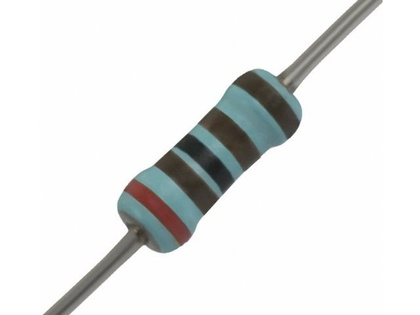
%> input picture Axel/images/resistance_5bandes.jpg, 420 x 315 px, shrunk from 640 x 480 before the run
$ octave --eval "result = rotate(imread('images/resistance_5bandes.jpg'));"   (GNU Octave 9; MATLAB toolbox functions it lacks are replaced by stand-ins)
%> lines starting %> are read from the running program, lines starting %| are printed output that depends on the picture; in (x1, y1, x2, y2) boxes, pixels count from 0 and x2, y2 are one past the last pixel; in counts of white or black regions, pixels touching at a corner belong together; the program's own positions count from 1
function [I_rot] = rotate(I)
%Authors : Axel BRUYERE/Hippolyte CADORET/Dorian FABREGUE

%Input :
%       ->I : Image à traiter

%Output :
%       ->I_rot : Image après rotation


I_g = rgb2gray(I);
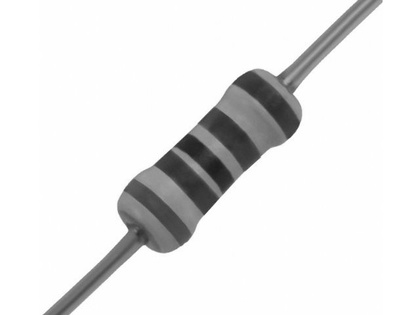
%> I_g: size 315x420 uint8; min 28, max 255, mean 232.1
BW = edge(I_g,'canny'); %Détection des contours
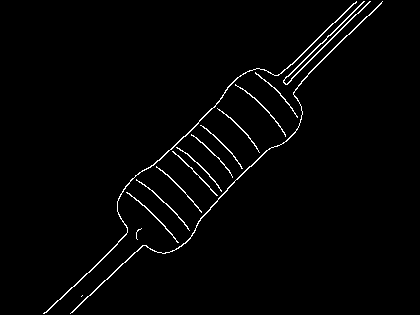
%> BW: size 315x420 logical; 1.9% white in thin lines or dots, all inside (x1, y1, x2, y2) = (43, 1, 383, 314)

%Récupération des lignes de l'image
[H,T,R] = hough(BW);
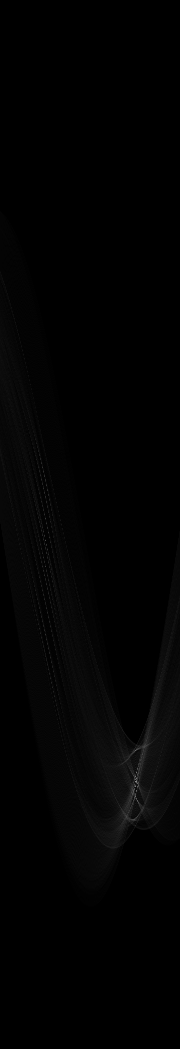
%> H: size 1049x180 double; min 0, max 138, mean 2.4
%> T = 180 values from -90 to 89; R = 1049 values from -524 to 524
P  = houghpeaks(H,5,'threshold',ceil(0.3*max(H(:))));
%> P = [782 136; 797 136; 751 136; 786 139; 769 138]
lines = houghlines(BW,T,R,P,'FillGap',5,'MinLength',7);
%> lines = 10 lines; longest, point1 to point2 (x, y): (284, 81) to (364, 2), (160, 161) to (223, 98), (73, 313) to (123, 264), (357, 2) to (308, 49), (106, 257) to (63, 297), (370, 16) to (382, 4)


vec1 = [lines(1).point2(1)-lines(1).point1(1),...
    lines(1).point2(2)-lines(1).point1(2)];
%> vec1 = [80 -79]
ref = [0;1];

angle = acos((vec1*ref)/(norm(vec1)*norm(ref))) * 180 / pi;
%> angle = 134.6

I_rot = imrotate(I,90-angle);
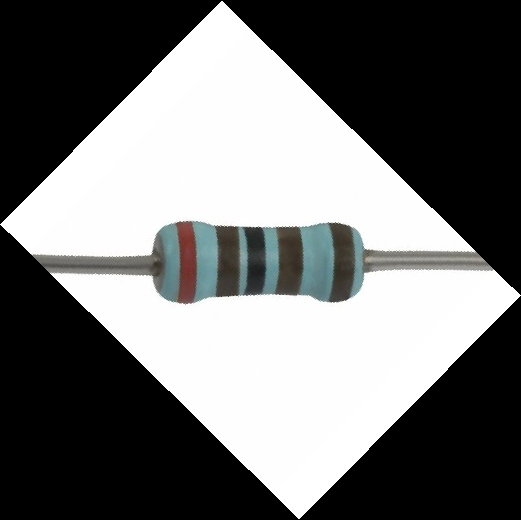
%> I_rot: size 520x521x3 uint8; mean R, G, B 112.9, 113.5, 113.3
[h,w,p] = size(I_rot);
%> h = 520; w = 521; p = 3
for i = 1:h
    for j = 1:w
        for k = 1:p
            if I_rot(i,j,k) == 0;
                I_rot(i,j,k) = I_rot(round(h/4),round(w/2),p);
            end
        end
    end
end
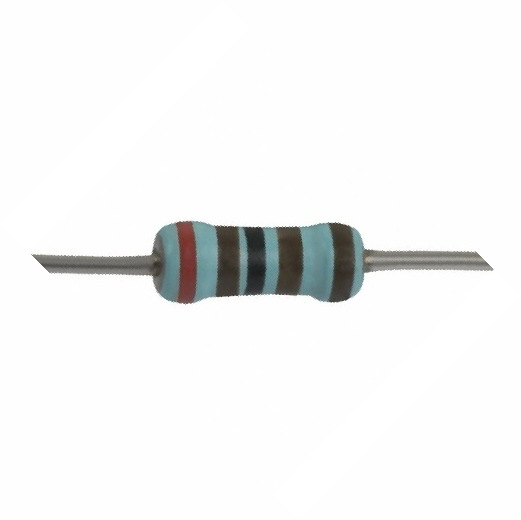
%> I_rot: size 520x521x3 uint8; mean R, G, B 242.9, 243.5, 243.3

$ run again, on Axel/images/resistance_bleue_1.jpg
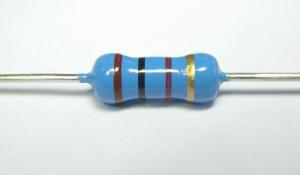
%> input picture Axel/images/resistance_bleue_1.jpg, 300 x 175 px
%> in rotate, `BW = edge(I_g,'canny');`:
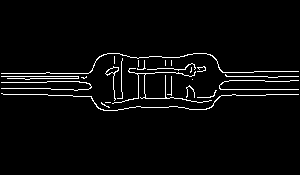
%> BW: size 175x300 logical; 3.5% white in thin lines or dots, all inside (x1, y1, x2, y2) = (1, 53, 299, 111)
%> in rotate, `[H,T,R] = hough(BW);`:
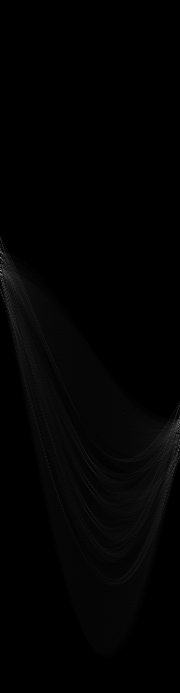
%> H: size 693x180 double; min 0, max 151, mean 2.7
%> T = 180 values from -90 to 89; R = 693 values from -346 to 346
%> P = [271 1; 258 1; 451 179; 281 2; 424 178]
%> lines = 19 lines; longest, point1 to point2 (x, y): (221, 90) to (299, 90), (2, 77) to (79, 77), (227, 77) to (268, 77), (259, 72) to (299, 72), (52, 90) to (89, 90), (275, 95) to (299, 95)
%> vec1 = [77 0]
%> angle = 90
%> in rotate, I_rot is the input picture: size 175x300x3 uint8; mean R, G, B 214.3, 223, 225.6

$ run again, on Axel/images/resistance_multi.jpg
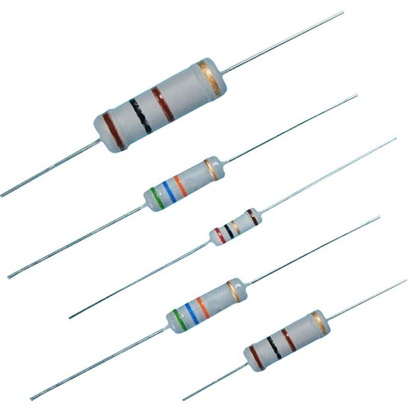
%> input picture Axel/images/resistance_multi.jpg, 420 x 420 px, shrunk from 550 x 550 before the run
%> in rotate, `BW = edge(I_g,'canny');`:
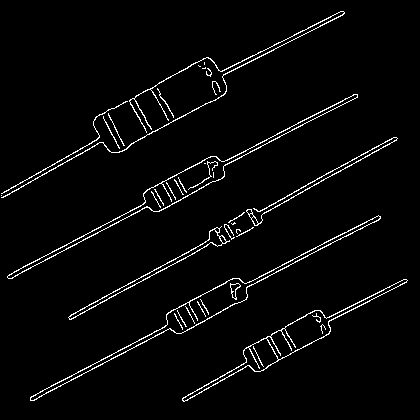
%> BW: size 420x420 logical; 3.1% white in thin lines or dots
%> T = 180 values from -90 to 89; R = 1187 values from -593 to 593
%> P = [904 152; 842 154; 961 154; 762 154; 1029 154]
%> lines = 11 lines; longest, point1 to point2 (x, y): (394, 138) to (260, 212), (381, 219) to (247, 288), (358, 97) to (226, 165), (345, 14) to (224, 76), (176, 259) to (69, 318), (101, 228) to (10, 275)
%> vec1 = [-134 74]
%> angle = 61.09
%> after the loop in rotate, `for i = 1:h`:
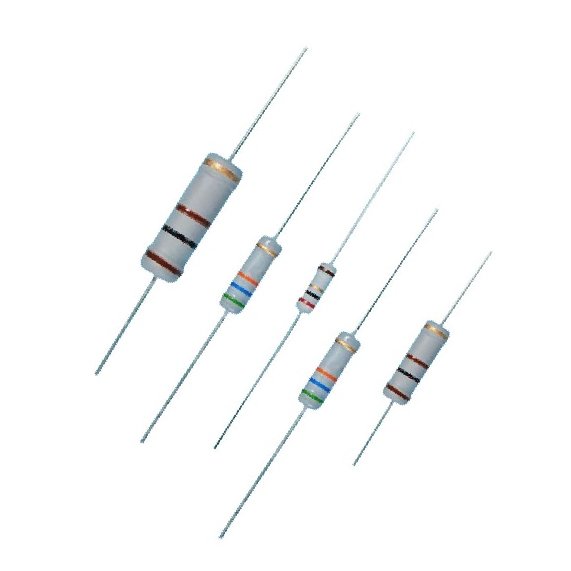
%> I_rot: size 571x571x3 uint8; mean R, G, B 249.2, 249.9, 250.1

$ run again, on Axel/images/resistance_oblique_1.jpg
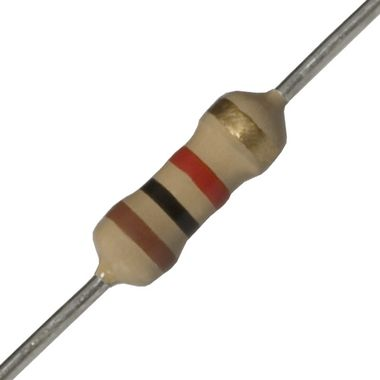
%> input picture Axel/images/resistance_oblique_1.jpg, 380 x 380 px
%> in rotate, `BW = edge(I_g,'canny');`:
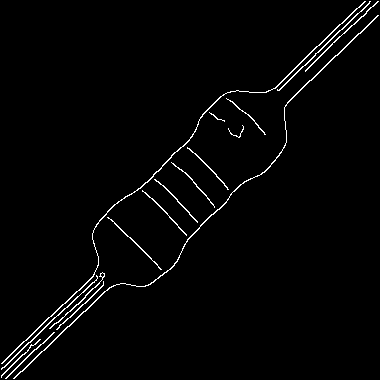
%> BW: size 380x380 logical; 2% white in thin lines or dots
%> T = 180 values from -90 to 89; R = 1073 values from -536 to 536
%> P = [799 137; 819 137; 799 134; 787 138; 461 46]
%> lines = 10 lines; longest, point1 to point2 (x, y): (110, 288) to (15, 379), (77, 292) to (2, 364), (354, 13) to (290, 74), (362, 17) to (306, 71), (112, 220) to (166, 273), (284, 81) to (317, 47)
%> vec1 = [-56 54]
%> angle = 46.04
%> after the loop in rotate, `for i = 1:h`:
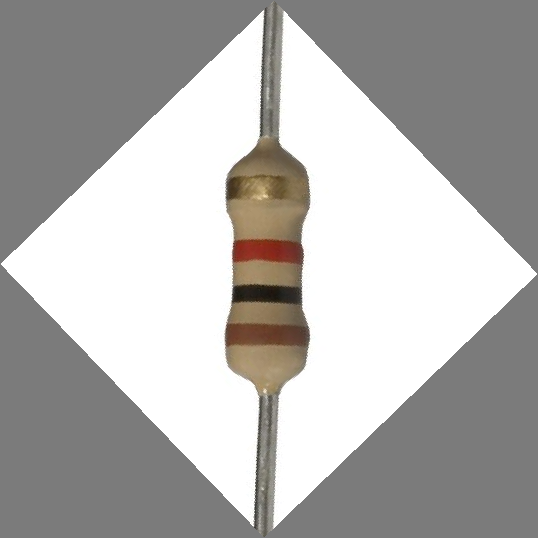
%> I_rot: size 538x538x3 uint8; mean R, G, B 178.8, 177.3, 175.5
